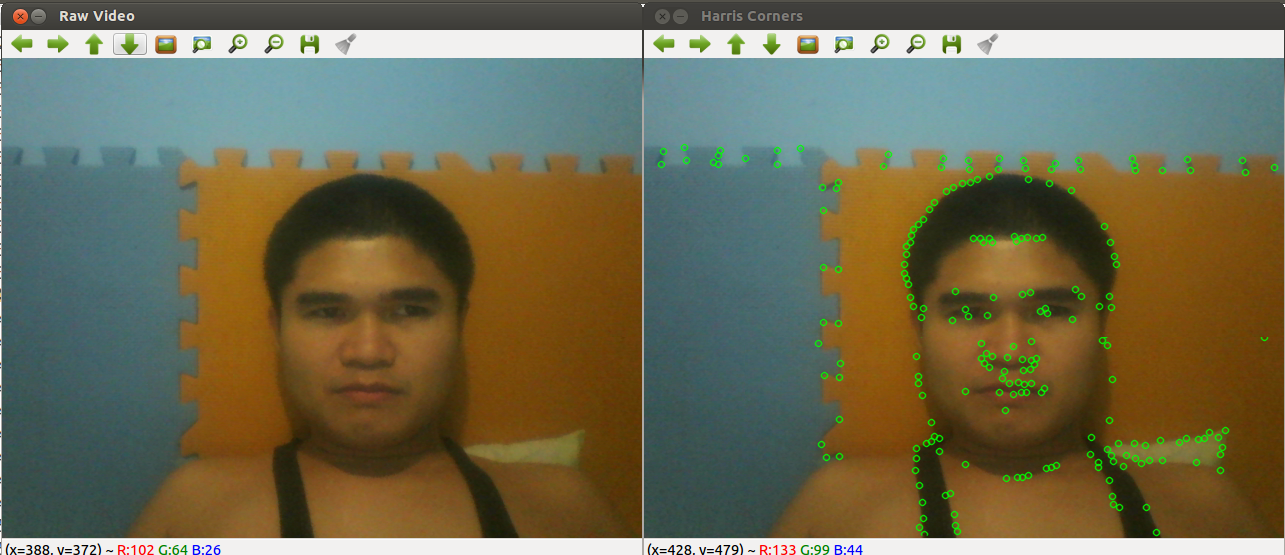
//> input picture Images/HarrisCorners_009.png, 1285 x 555 px, given in place of the camera
$ ./CartoonEffectDemo   (built with g++ and OpenCV 4)
//> lines starting //> are read from the running program, lines starting //| are printed output that depends on the picture
#include <iostream>
#include <opencv2/opencv.hpp>  // OpenCV's C++ Interface

using namespace cv;
using namespace std;

#if !defined VK_ESCAPE
    #define VK_ESCAPE 0x1B      // Escape character (27)
#endif

const char *windowName = "Cartoon Effect";   // GUI window name.
const int CAMERA_WIDTH = 640;
const int CAMERA_HEIGHT = 480;

/// Get access to the webcam.
void initWebcam(VideoCapture &videoCapture, int cameraNumber)
{
//> further down, cameraFrame is the input picture: 555 rows x 1285 cols, CV_8UC3; mean B, G, R 81.6, 107.3, 110.5
    /// Get access to the default camera.
    try {
        videoCapture.open(cameraNumber);
    } catch (cv::Exception &e) {}
    if ( !videoCapture.isOpened() ) {
        cerr << "ERROR: Could not access the camera!" << endl;
        exit(1);
    }
    cout << "Successfully loaded camera " << cameraNumber << "." << endl;
}


Mat scale2Half(Mat srcColor){
    Size halfSize;
    halfSize.width = srcColor.size().width/2;
    halfSize.height = srcColor.size().height/2;
    Mat halfImg = Mat(halfSize, CV_8UC3);
    resize(srcColor, halfImg, halfSize, 0,0, INTER_LINEAR);
    return halfImg;
}


void cartoonEffect(Mat &srcColor, int repetitions){
     Mat tmp = Mat(srcColor.size(), CV_8UC3);
     for (int i=0; i<repetitions; i++) {
        int size = 9;           // Filter size. Has a large effect on speed.
        double sigmaColor = 9;  // Filter color strength.
        double sigmaSpace = 7;  // Positional strength. Effects speed.
        bilateralFilter(srcColor, tmp, size, sigmaColor, sigmaSpace);
        bilateralFilter(tmp, srcColor, size, sigmaColor, sigmaSpace);
    }
}


void processImage(Mat srcColor, Mat &dst){

    Size size = srcColor.size();
//> size = Size(1285, 555)

    /// Part I: Prepare the mask

    Mat gray = Mat(size, CV_8U);
    Mat edges = Mat(size, CV_8U);
    Mat mask = Mat(size, CV_8U);

    cvtColor(srcColor, gray, COLOR_BGR2GRAY); // Grayscale conversion
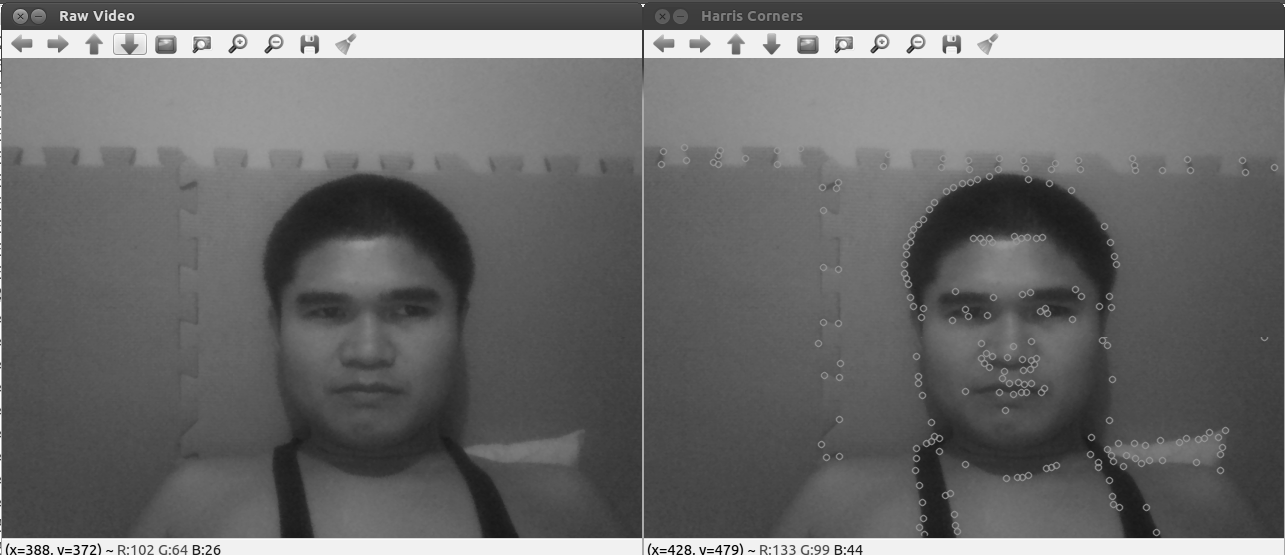
//> gray: 555 rows x 1285 cols, CV_8UC1; min 0, max 255, mean 105.3

    medianBlur(gray, gray, 7); // Remove noise by Median Filter

    const int LAPLACIAN_FILTER_SIZE = 5;
    Laplacian(gray, edges, CV_8U, LAPLACIAN_FILTER_SIZE); // Edge detection
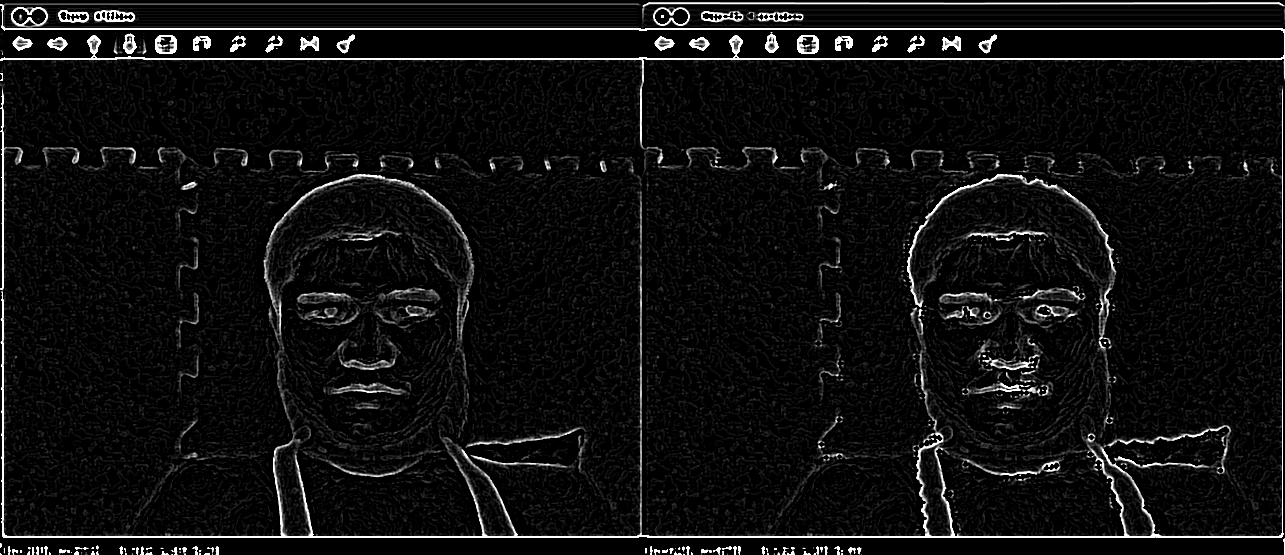
//> edges: 555 rows x 1285 cols, CV_8UC1; min 0, max 255, mean 15.9

    const int EDGES_THRESHOLD = 80;
    threshold(edges, mask, EDGES_THRESHOLD, 255, THRESH_BINARY_INV); // Thresholding
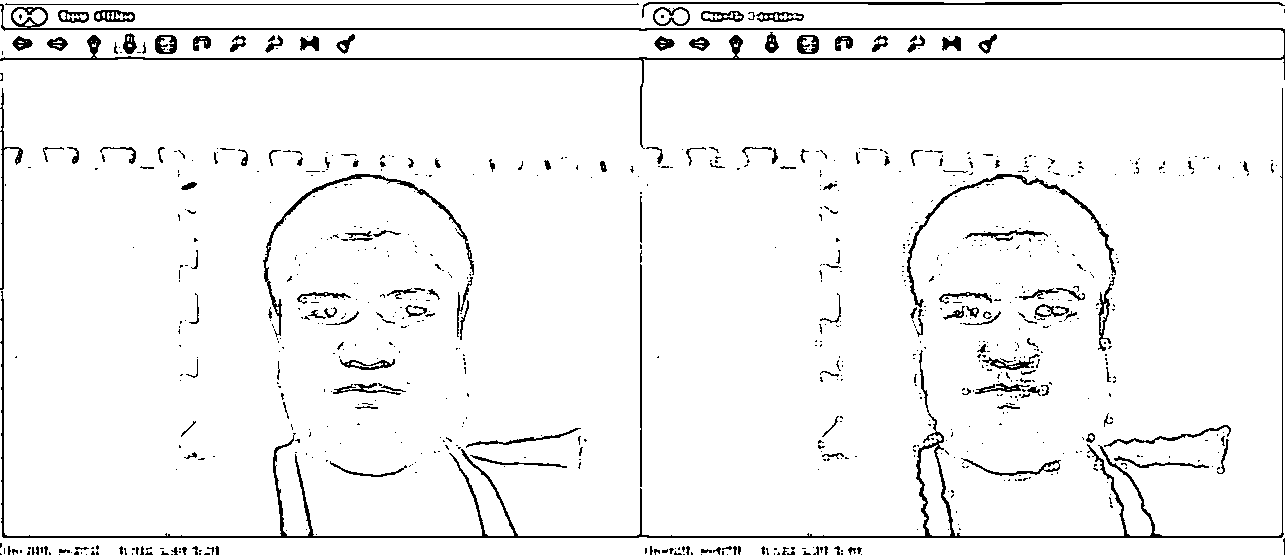
//> mask: 555 rows x 1285 cols, CV_8UC1; 95.3% white; black in thin lines or dots


    /// Part II: Cartoon effect

    Mat smallImg = scale2Half(srcColor); // resize to half scale

    int repetitions = 4;
    cartoonEffect(smallImg, repetitions); // Perform many iterations of weak bilateral filtering

    resize(smallImg, srcColor, size, 0,0, INTER_LINEAR); // resize to original scale.
//> srcColor: 555 rows x 1285 cols, CV_8UC3

    memset((char*)dst.data, 0, dst.step * dst.rows); // Clear the output image to black,
                                              // so that the cartoon line drawings will be black.
    srcColor.copyTo(dst, mask);
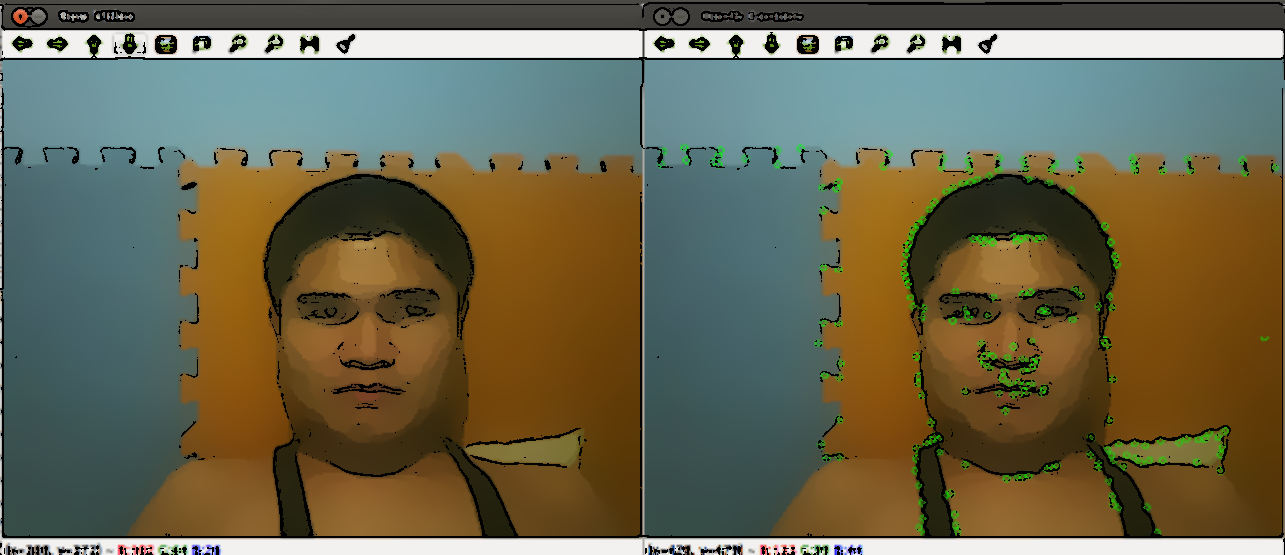
//> dst: 555 rows x 1285 cols, CV_8UC3; mean B, G, R 78.1, 102.4, 105.8
}


int main(int argc, char *argv[])
{
    Mat cameraFrame, displayedFrame;

    cout << windowName << " Demo, December 2014." << endl;
    cout << "Compiled with OpenCV version " << CV_VERSION << endl;
    cout << endl;

    int cameraNumber = 0;
    if (argc > 1) {
        cameraNumber = atoi(argv[1]);
    }

    /// Access camera.
    VideoCapture camera;
    initWebcam(camera, cameraNumber);

    camera.set(CAP_PROP_FRAME_WIDTH, CAMERA_WIDTH);
    camera.set(CAP_PROP_FRAME_HEIGHT, CAMERA_HEIGHT);

    /// Create a GUI window for display on the screen.
    namedWindow(windowName);


    while (true) {

        camera >> cameraFrame;

        if( cameraFrame.empty() ) {
            cerr << "ERROR: Couldn't grab the next frame." << endl;
            exit(1);
        }

        /// Do processing here....
        displayedFrame = Mat(cameraFrame.size(), CV_8UC3);
        processImage(cameraFrame, displayedFrame);

        /// Display output camera frames
        imshow(windowName, displayedFrame);

        /// Wait for at least 20 ms, so that the image can be displayed on the screen!
        char keypress = waitKey(20);
//> the Esc key is pressed

        if (keypress == VK_ESCAPE) {   // Escape Key
            break; // quit
        }
     }//end while
    return EXIT_SUCCESS;
}

/*
$ ./LaplacianwThresholdDemo
LaplacianwThreshold Demo, December 2014.
Compiled with OpenCV version 3.0.0-dev
*/
